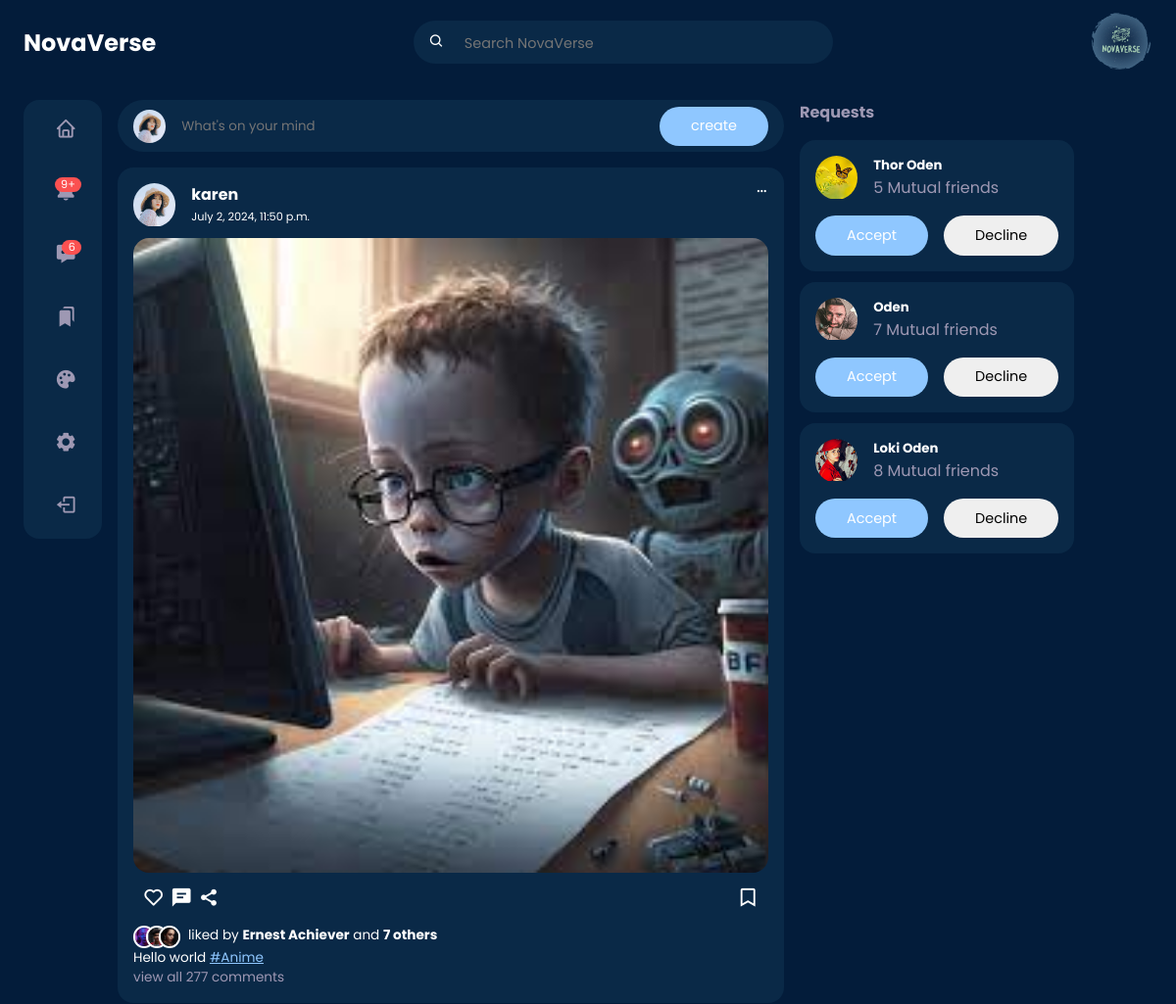
Before: / (signed in, upper part) with the older database file.
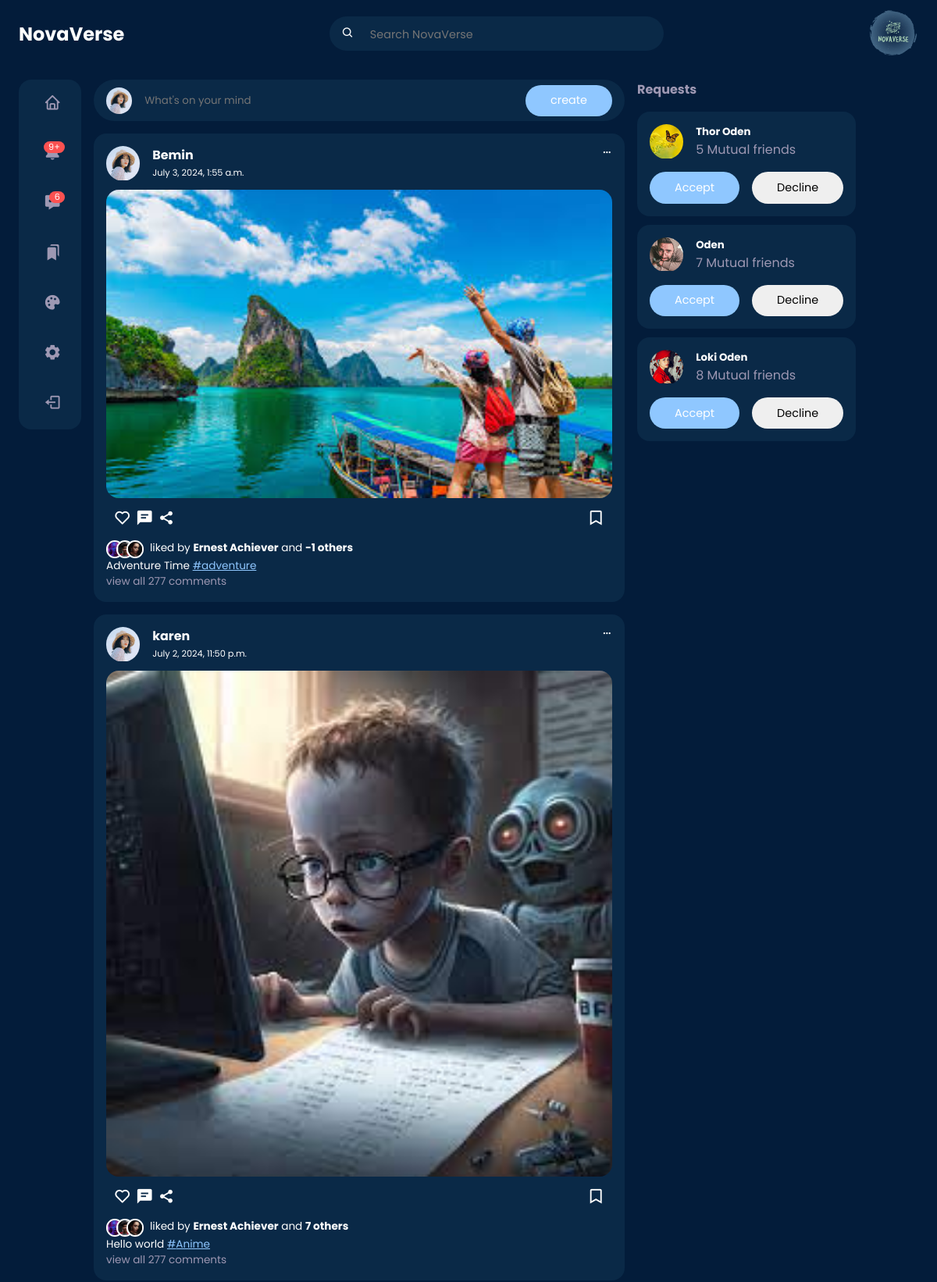
After: the same page with the newer database file.
### post/models.py (models this page shows, shortened)
class Post(models.Model):
    id = models.UUIDField(primary_key=True, default=uuid.uuid4, editable=False)
    picture = models.ImageField(
        upload_to=user_directory_path, verbose_name="Picture", null=True
    )
    caption = models.CharField(max_length=10000, verbose_name="Caption")
    posted = models.DateTimeField(auto_now_add=True)
    tags = models.ManyToManyField(Tag, related_name="tags")
    user = models.ForeignKey(User, on_delete=models.CASCADE)
    likes = models.IntegerField(default=0)

class Tag(models.Model):
    title = models.CharField(max_length=100, verbose_name="Tag")
    slug = models.SlugField(null=False, unique=True, default=uuid.uuid1)
    class Meta:
        verbose_name = "Tag"
        verbose_name_plural = "Tags"

### post/views.py (the view)
# urls.py: 2. Add a URL to urlpatterns:  path('', views.home, name='home')
def home(request):
    user = request.user
    posts = Stream.objects.filter(user=user)
    group_ids = []
    for post in posts:
        group_ids.append(post.post_id)
    post_items = Post.objects.filter(id__in=group_ids).all().order_by("-posted")
    context = {
        "post_items": post_items,
    }
    return render(request, "home.html", context)

### templates/home.html (shortened to what this page needs)
{% load static %}
<!DOCTYPE html>
<html lang="en">
<head>
	<link rel="stylesheet" href="{% static 'style/home.css' %}">
	<link href='https://unpkg.com/boxicons@2.1.4/css/boxicons.min.css' rel='stylesheet'>
</head>
<body>
	{% include "nav.html" %}
	<main>
		<div class="container">
			<div class="left">
				{% include 'sidebar.html' %}
			</div>
			<div class="middle">
				<div class="create-post">
					<div class="profile-photo">
						<img src="{% static 'img/profile-1.jpg' %}">
					</div>
					<input type="text" placeholder="What's on your mind" id="create-post">
					<a href="{% url 'new-post' %}"><input type="submit" class="btn btn-primary" value="create"></a>
				</div>
				<div class="feeds">
					{% for post in post_items %}
					<div class="feed">
						<div class="head">
							<div class="user">
								<div class="profile-photo">
									<img src="{% static 'img/profile-1.jpg' %}">
								</div>
								<div class="info">
									<h3>{{ post.user.username }}</h3>
									<small>{{ post.posted }}</small>
								</div>
							</div>
							<span class="edit">
								<i class='bx bx-dots-horizontal-rounded'></i>
							</span>
						</div>
						<div class="photo">
							<img src="{{ post.picture }}">
						</div>
						<div class="action-buttons">
							<div class="interaction-buttons">
								<span><i class='bx bx-heart'></i></span>
								<span><i class='bx bxs-comment-detail'></i></span>
								<span><i class='bx bxs-share-alt'></i></span>
							</div>
							<div class="bookmark">
								<span><i class='bx bx-bookmark'></i></span>
							</div>
						</div>
						<div class="liked-by">
							<span><img src="{% static 'img/profile-10.jpg' %}"></span>
							<span><img src="{% static 'img/profile-11.jpg' %}"></span>
							<span><img src="{% static 'img/profile-12.jpg' %}"></span>
							<p>liked by <b>Ernest Achiever</b> and <b>{{ post.likes|add:"-1"}} others</b></p>
						</div>
						<div class="caption">
							<p>
								{{post.caption}}
								{% for tag in post.tags.all %}
								<a href="{{tag.get_absolute_url}}"><span class="harsh-tag">
										#{{tag.title}}</span></a>
								{% endfor %}
							</p>
						</div>
						<div class="comment text-muted">
							view all 277 comments
						</div>
					</div>
					{% endfor %}
				</div>
			</div>
			<div class="right">
				<div class="friend-requests">
					<h4>Requests</h4>
					<div class="request">
						<div class="info">
							<div class="profile-photo">
								<img src="{% static 'img/profile-14.jpg' %}" alt="">
							</div>
							<div>
								<h5>Thor Oden</h5>
								<p class="text-muted">
									5 Mutual friends
								</p>
							</div>
						</div>
						<div class="action">
							<button class="btn btn-primary">Accept</button>
							<button class="btn">Decline</button>
						</div>
					</div>
					<div class="request">
						<div class="info">
							<div class="profile-photo">
								<img src="{% static 'img/profile-15.jpg' %}" alt="">
							</div>
							<div>
								<h5>Oden</h5>
								<p class="text-muted">
									7 Mutual friends
								</p>
							</div>
						</div>
						<div class="action">
							<button class="btn btn-primary">Accept</button>
							<button class="btn">Decline</button>
						</div>
					</div>
					<div class="request">
						<div class="info">
							<div class="profile-photo">
								<img src="{% static 'img/profile-16.jpg' %}" alt="">
							</div>
							<div>
								<h5>Loki Oden</h5>
								<p class="text-muted">
									8 Mutual friends
								</p>
							</div>
						</div>
						<div class="action">
							<button class="btn btn-primary">Accept</button>
							<button class="btn">Decline</button>
						</div>
					</div>
				</div>
			</div>
		</div>
	</main>
</body>
</html>

### templates/nav.html
{% load static %}
<nav>
	<div class="container">
		<h2 class="logo">
			NovaVerse
		</h2>
		<div class="search-bar">
			<i class='bx bx-search'></i>
			<input type="search" placeholder="Search NovaVerse">
		</div>
		<div class="create">
			<div class="profile-photo">
				<img src="{% static 'img/Log/NovaVerse.svg' %}" alt="">
			</div>
		</div>
	</div>
</nav>

### templates/sidebar.html (shortened to what this page needs)
{% load static %}
<div class="sidebar">
	<a href="{% url 'home' %}" class="menu-item">
		<span><i class='bx bx-home'></i></span>
	</a>
	<a class="menu-item" id="notifications">
		<span><i class='bx bxs-bell'><small class="notifications-count">9+</small></i></span>
	</a>
	<a href="{% url 'messages' %}" class="menu-item" id="messages-notifications">
		<span><i class='bx bxs-message-dots'><small class="notifications-count">6</small></i></span>
	</a>
	<a class="menu-item">
		<span><i class='bx bxs-bookmarks'></i></span>
	</a>
	<a class="menu-item" id="theme">
		<span><i class='bx bxs-palette'></i></span>
	</a>
	<a class="menu-item">
		<span><i class='bx bxs-cog'></i></span>
	</a>
	<a href="{% url 'login' %}" class="menu-item">
		<span><i class='bx bx-log-out'></i></span>
	</a>
</div>

### templates/themes.html (shortened to what this page needs)
{% load static %}

Changed rows visible on the page:
added Post: user.username "Bemin", posted "July 3, 2024, 1:55 a.m.", picture (picture), likes|add "-1", caption "Adventure Time"
added Tag: title "adventure", shown under "Bemin"
